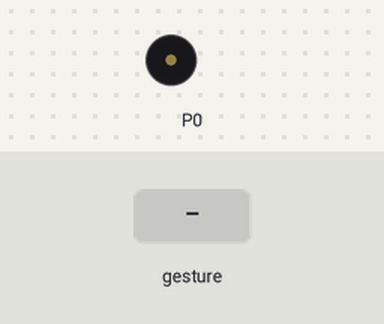
The program below on a simulated BBC micro:bit (MakeCode). On the bench: buzzer (waves = sounding). Inputs (shaded band) come from the test bench. A tilt is held for 1.5 s and a shake lasts 1 s, then the board lies face up again.

Above: at 1.2 s.
1.3 s: gesture 'shake'
Timing chart, 0 to 4.3 s (numbered marks = the images above; inputs shaded):
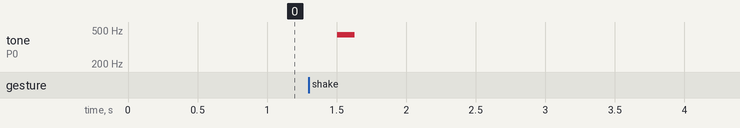

Measured:
- after the input at 1.3 s, tone on P0: silent → 440 Hz after 0.20 s, → silent 0.13 s later

The program:

main.ts
```typescript
music.setVolume(127)
basic.forever(function () {
    if (input.isGesture(Gesture.Shake)) {
        music.startMelody(music.builtInMelody(Melodies.Chase), MelodyOptions.Once)
    } else {
        music.stopMelody(MelodyStopOptions.All)
    }
})
```

test.ts
```typescript
// i test vanno qui; questi non saranno compilati quando questo pacchetto viene usato come estensione.
```
